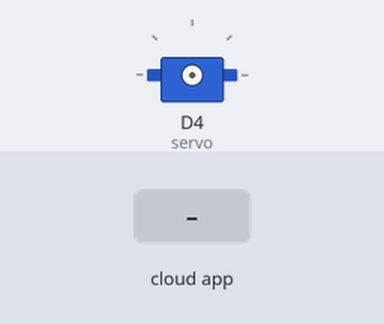
Bench run of a sketch on a simulated ESP8266 (NodeMCU). Shown: servo. The inputs (shaded band) are chosen by the test bench. WiFi joins after 1.5 s; servers stay silent unless stated; the Firebase database answers and starts empty; what the sketch prints to the serial monitor is not drawn.

Above: at 0.1 s.
At 2.7 s:
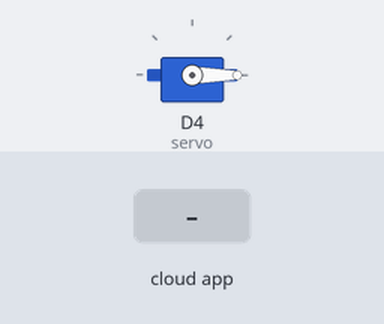
2.8 s: the phone or cloud app sets angle to 1
At 4.0 s:
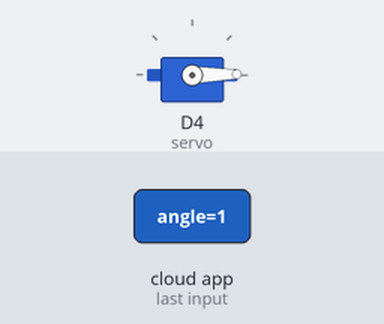
Timing chart, 0 to 5.8 s (numbered marks = the images above; inputs shaded):
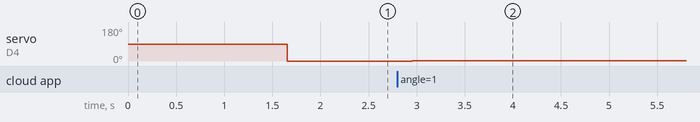

Measured:
- after the input at 2.8 s, servo on D4 (servo): 0° → 1° after 0.15 s

The sketch:

skku_makerthon_.ino
```cpp
#include "FirebaseESP8266.h"
#include <ESP8266WiFi.h>
#include <Servo.h>

#define FIREBASE_HOST "실시간 데이터베이스 주소 (http:// 빼고, 마지막 / 빼고)"
#define FIREBASE_AUTH "실시간 데이터베이스 비밀번호"
#define WIFI_SSID "와이파이 SSID" // 연결 가능한 wifi의 ssid
#define WIFI_PASSWORD "와이파이비밀번호" // wifi 비밀번호

FirebaseData firebaseData;
FirebaseJson json;

Servo servo;

void setup()
{
  Serial.begin(9600);

  WiFi.begin(WIFI_SSID, WIFI_PASSWORD);
  Serial.println();
  Serial.print("Connecting to WiFi");
  while (WiFi.status() != WL_CONNECTED)
  {
    Serial.print(".");
    delay(500);
  }
  Serial.println();
  Serial.print("Connected with IP: ");
  Serial.println(WiFi.localIP());
  Serial.println();

  servo.attach(D4,600,2400);
  servo.write(90); // move center

  Firebase.begin(FIREBASE_HOST, FIREBASE_AUTH);
  Firebase.reconnectWiFi(true);

  firebaseData.setBSSLBufferSize(1024, 1024);
  firebaseData.setResponseSize(1024);
  Firebase.setReadTimeout(firebaseData, 1000 * 60);
  Firebase.setwriteSizeLimit(firebaseData, "tiny");
}

void loop()
{
  String strAngle = "";

  if(Firebase.getString(firebaseData, "angle")) // download angle data(string) from firebase
  {
    strAngle = firebaseData.stringData();
  }

  Serial.print("angle : ");  //Serial.println(strAngle);
  int intAngle = strAngle.toInt(); // transfer string data to integer data
  Serial.println(intAngle);

  servo.write(intAngle); // move servo

  Firebase.setInt(firebaseData, "CurrentAngle", intAngle); // upload angle data(intger) to firebase

/* // data Download
  if(Firebase.getBool(firebaseData, "Bool Data Tag")){
  bool valBool = firebaseData.intData();
  // write Code...
 }

  if(Firebase.getInt(firebaseData, "Int Data Tag")){
  int valInt = firebaseData.intData();
  // write Code...
 }
 if(Firebase.getFloat(firebaseData, "Float Data Tag")){
  float valFloat = firebaseData.floatData();
  // write Code...
 }
 if(Firebase.getString(firebaseData, "String Data Tag")){
  String valStr = firebaseData.stringData();
  // write Code...
 }
*/

/* // data upload
 Firebase.setBool(firebaseData, "Bool Tag", Bool data);
 Firebase.setInt(firebaseData, "Integer Tag", Integer data);
 Firebase.setFloat(firebaseData, "Float Tag", Float Data);
 Firebase.setString(firebaseData, "String Tag", String Data);
*/
 delay(1000); // 1초마다 반복
}
```
